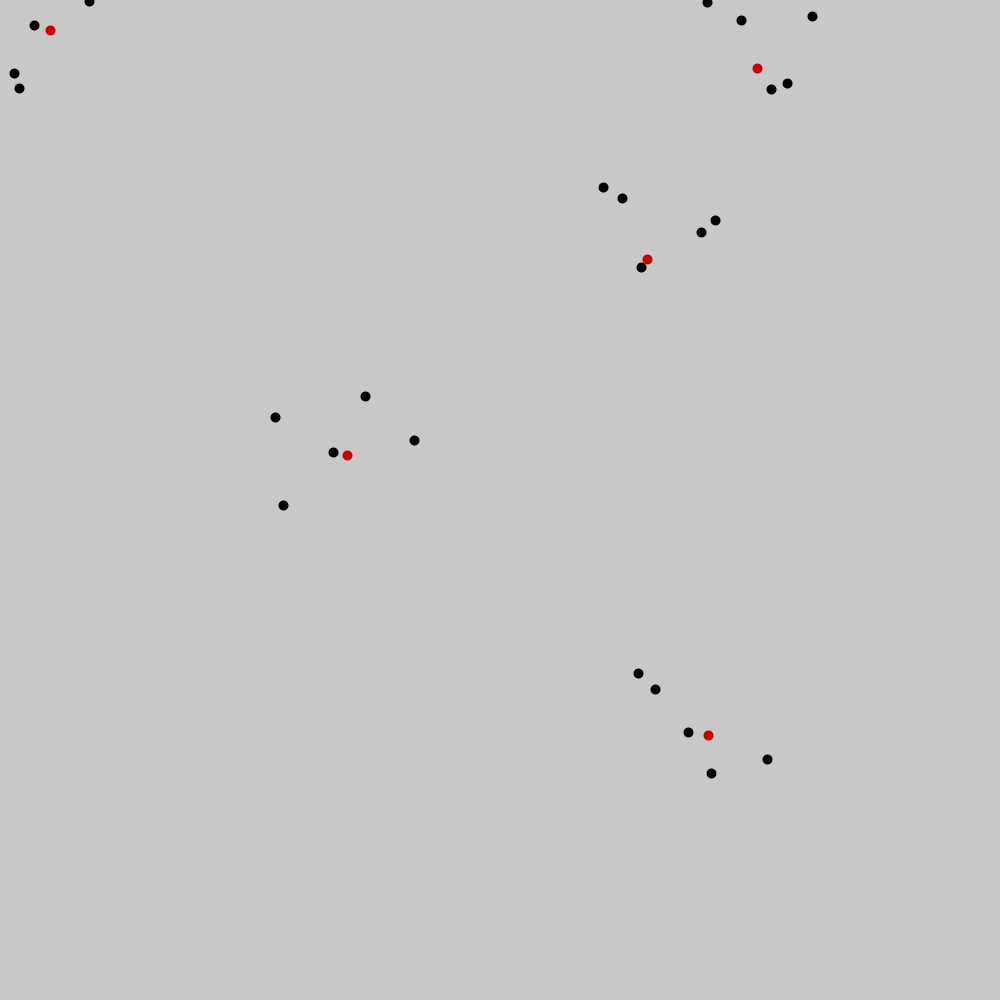
Frame 1 (no input)
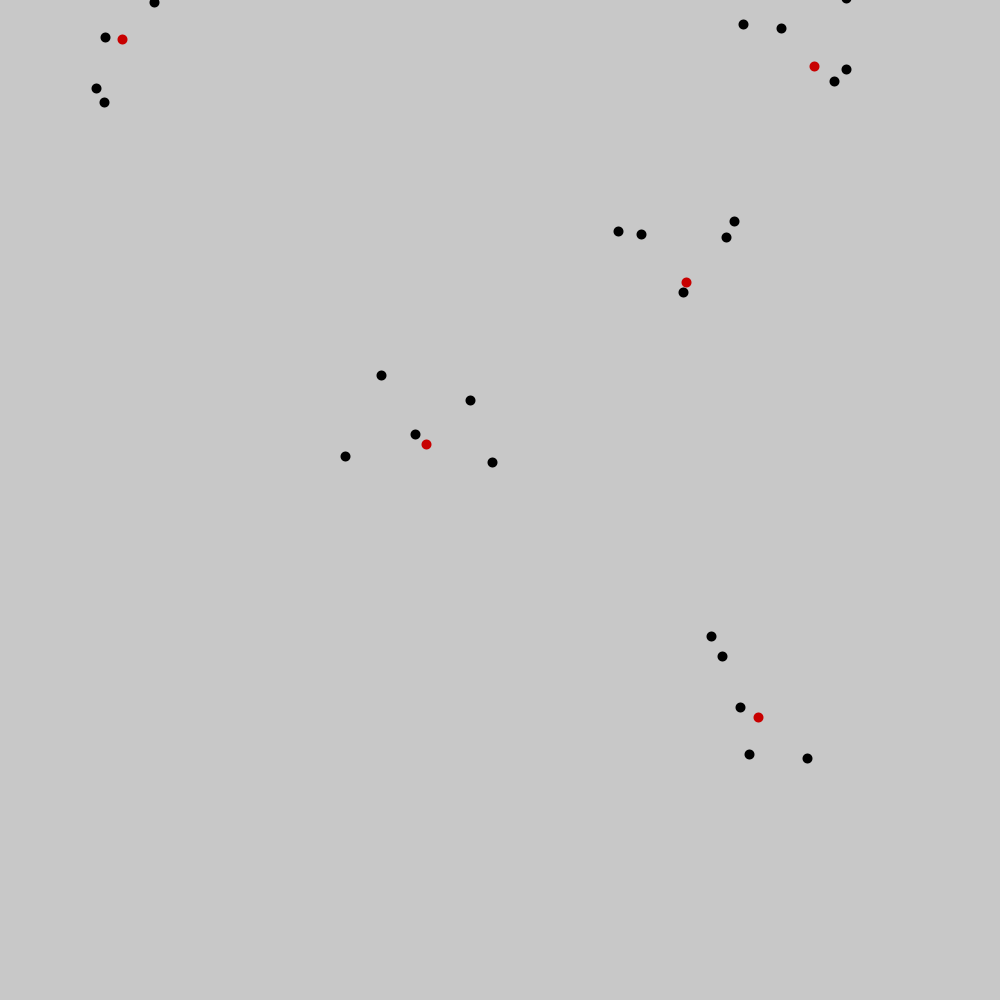
Frame 60 (the mouse pressed at the canvas centre just before this capture)
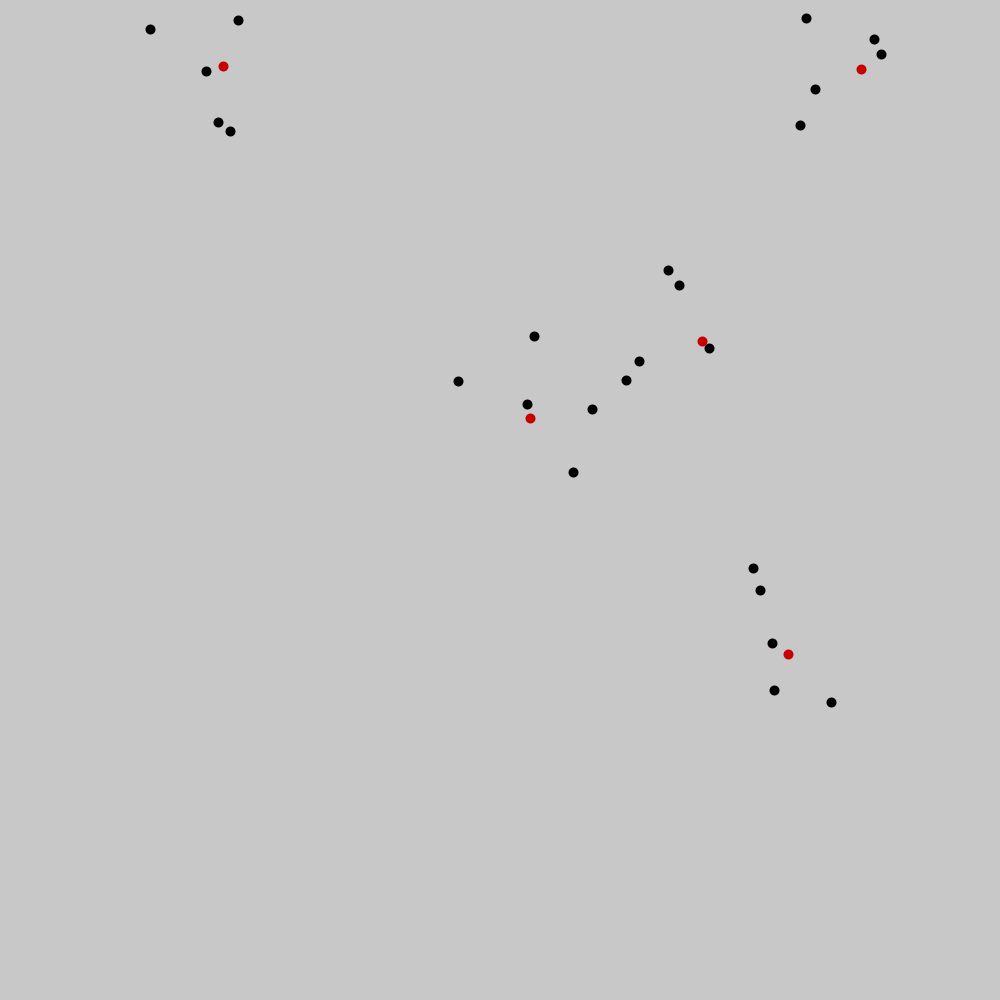
Frame 120 (the mouse held since frame 60 and released just before this capture)

The Processing sketch that drew these frames (run headless with seeded random() and noise(); from frame 60 on, the mouse is pressed at the canvas centre):

// Processing sketch: lineGravity
// ── lineGravity.pde
void setup(){
  size(1000, 1000);
  arrayStructs = new ArrayList<PointStruct>();
  stroke(0);
  strokeWeight(10);
  iniStructs();
}

float G = 1000;

void iniStructs(){
  for (int i =0;i<5;i++){
    PointStruct s = new PointStruct();
    arrayStructs.add(s);
  }
}

PVector getGravitation(PVector p1, PVector p2, float m12, float thresholdDistance){
    PVector d = PVector.add(p2, PVector.mult(p1, -1));
    float mag = d.mag();
    if (mag<thresholdDistance){
      return new PVector(0,0);
    }
    float f = G*m12/(mag*mag);
    d.normalize();
    return PVector.mult(d, f);
}

PVector getGravitation(PVector p1, PVector p2, float m12){
    return getGravitation(p1, p2, m12, 0);
}

float REPULSION_MAX_DIST = 300;
float R = G*1.3;
PVector getRepulsion(PVector p1, PVector p2, float m12){
    PVector d = PVector.add(p2, PVector.mult(p1, -1));
    if (d.mag()>REPULSION_MAX_DIST){
      return new PVector(0,0);
    }
    
    float f = -R/(d.mag()*d.mag());
    d.normalize();
    return PVector.mult(d, f);
    
}

class PointStruct{
  PVector centerOfMass;
  float rot = 0;
  float m = 1;
  PVector vel = new PVector(1,0);
  float rotVel = 0.0;
  
  ArrayList<Point> points = new ArrayList<Point>();
  
  PointStruct(){
    centerOfMass = new PVector(random(1)*width, random(1)*height);
    for (int i = 0;i<5;i++){
      points.add(new Point(150));
    }
  }
  
  void update(){
    centerOfMass = PVector.add(centerOfMass, vel);
    
    if (centerOfMass.x < 0){
      centerOfMass.x = 0;
      vel.x = 0;
    }else if (centerOfMass.x > width){
      centerOfMass.x = width;
      vel.x = 0;
    }
    if (centerOfMass.y < 0){
      centerOfMass.y = 0;
      vel.y = 0;
    }else if (centerOfMass.y > width){
      centerOfMass.y = width;
      vel.y = 0;
    }    
    rot += rotVel;
    
    // Only using center of mass to hold the full mass and moving along vel
    // Using all the other points to compute the rotvel
    for (PointStruct ps : arrayStructs){
      if (ps!=this){
          vel = PVector.add(vel, getGravitation(centerOfMass, ps.centerOfMass, ps.m*m));
          vel = PVector.add(vel, getRepulsion(centerOfMass, ps.centerOfMass, ps.m*m));
          for (Point p: points){
            PVector pGlobalPos = p.getGlobalPos(centerOfMass, rot);
            PVector dirToCenter = PVector.add(centerOfMass, PVector.mult(pGlobalPos, -1));
            PVector dirToCenterRot90 = new PVector(dirToCenter.y, -dirToCenter.x);
            PVector force = getGravitation(pGlobalPos, ps.centerOfMass, ps.m, 50);
            float rotForce = force.dot(dirToCenterRot90);
            rotVel += rotForce/1000.0;
            
          }
        }
    }
    rotVel = rotVel*.9;
    
    /*for (Point p : arrayPoints){
      if (p!=this){
        PVector d = PVector.add(p.pos, PVector.mult(pos, -1));
        float f = G*m*p.m/(d.mag()*d.mag());
        d.normalize();
        PVector out = PVector.mult(d, f);
        vel = PVector.add(vel, out);
      }
    }*/
  }
  
  void draw(){
    pushMatrix();
    translate(centerOfMass.x, centerOfMass.y);
    rotate(rot);
    for (Point p : points){
      p.draw(centerOfMass, rot);
    }
    stroke(200,0,0);
    point(0,0);
    stroke(0);
    popMatrix();
  }
}

class Point{
  PVector pos; // in local frame
  Point(){
    pos = new PVector(random(1)*width, random(1)*height);
  }
  Point(float s){
    pos = new PVector(random(s)-s/2, random(s)-s/2);
  }  
  Point(float x, float y){
    pos = new PVector(x, y);
  }  
  void draw(PVector center, float rot){
    point(pos.x,pos.y);
  }
  
  PVector getGlobalPos(PVector center, float rot){
    return new PVector(center.x + cos(rot)*pos.x - sin(rot)*pos.y, center.y + sin(rot)*pos.x + cos(rot)*pos.y); 
  }
}

ArrayList<PointStruct> arrayStructs;

void draw(){
  background(200);
  
  for (PointStruct p:arrayStructs){
    p.update();
    p.draw();
  }
}
